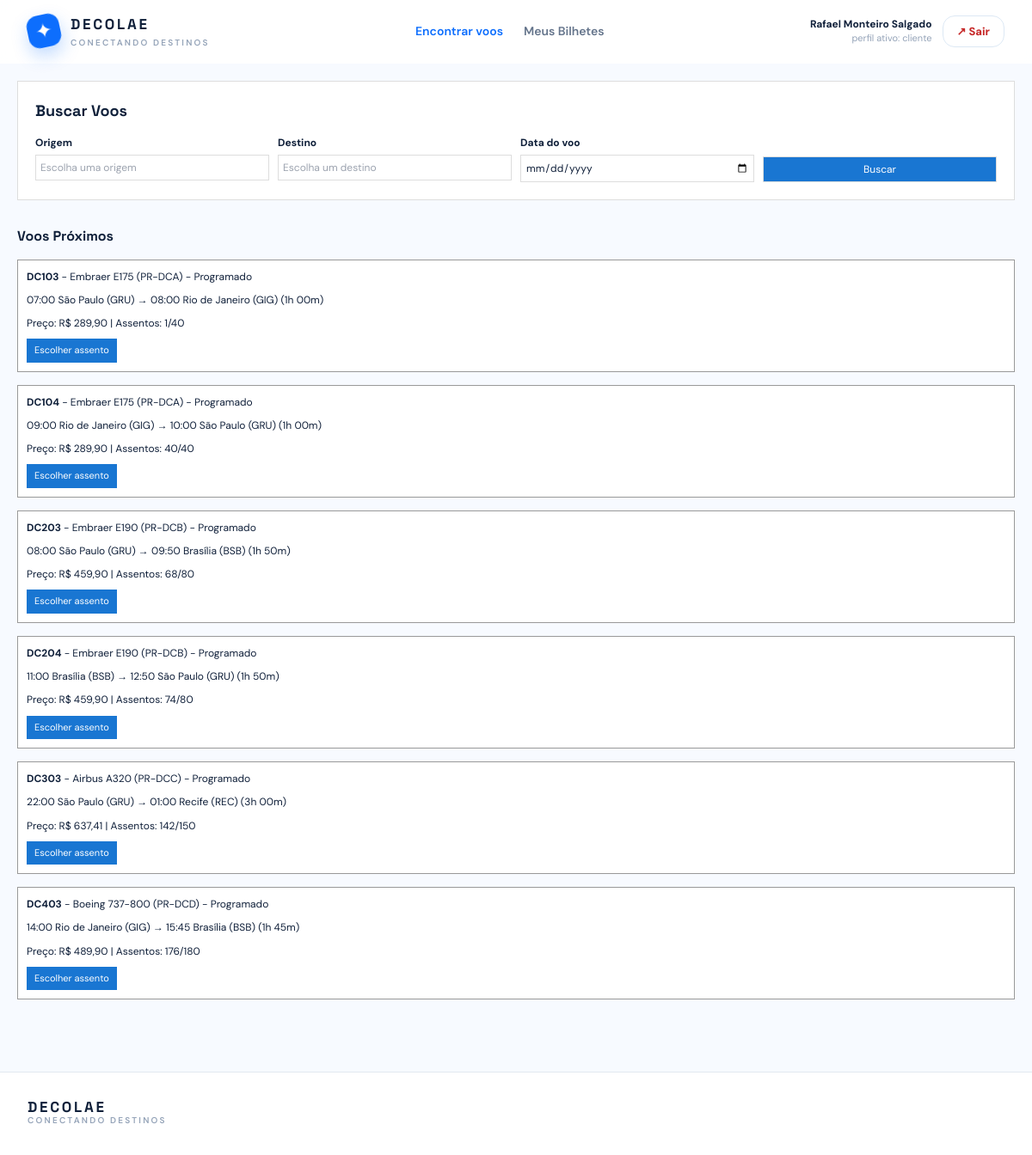
The app's page /index.php (signed in) with its own data.
### tables this page shows
CREATE TABLE `usuario` (
  `cpf` char(11) NOT NULL,
  `nome_completo` varchar(120) NOT NULL,
  `email` varchar(160) NOT NULL,
  `senha` varchar(255) NOT NULL,
  `endereco` varchar(255) NOT NULL,
  `telefone` varchar(15) DEFAULT NULL
);

CREATE TABLE `voo` (
  `id` int(10) UNSIGNED NOT NULL,
  `numero_voo` varchar(12) NOT NULL,
  `data_voo` date NOT NULL,
  `origem` varchar(60) NOT NULL,
  `destino` varchar(60) NOT NULL,
  `h_partida` time NOT NULL,
  `aeronave_id` int(10) UNSIGNED NOT NULL,
  `admin_cpf` char(11) NOT NULL,
  `valor_base` decimal(10,2) NOT NULL DEFAULT 649.90,
  `status` enum('programado','embarque','concluido','cancelado') NOT NULL DEFAULT 'programado',
  `data_atualizacao` timestamp NULL DEFAULT current_timestamp() ON UPDATE current_timestamp(),
  `versao` int(10) UNSIGNED DEFAULT 1
);

CREATE TABLE `aeronave` (
  `id` int(10) UNSIGNED NOT NULL,
  `identificacao` varchar(20) NOT NULL,
  `modelo` varchar(80) NOT NULL,
  `fileiras` smallint(5) UNSIGNED NOT NULL,
  `assentos_por_fileira` tinyint(3) UNSIGNED NOT NULL,
  `gerente_cpf` char(11) NOT NULL,
  `data_atualizacao` timestamp NULL DEFAULT current_timestamp() ON UPDATE current_timestamp(),
  `versao` int(10) UNSIGNED DEFAULT 1
);

CREATE TABLE `trajeto` (
  `origem` varchar(60) NOT NULL,
  `destino` varchar(60) NOT NULL,
  `h_partida` time NOT NULL,
  `h_chegada` time NOT NULL,
  `gerente_cpf` char(11) NOT NULL
);

### includes/functions.php (called while the page is built, shortened)
<?php
function esc(mixed $valor): string
{
    return htmlspecialchars((string) $valor, ENT_QUOTES, 'UTF-8');
}
function obter_usuario_atual(PDO $conexao): ?array
{
    $cpf = $_SESSION['cpf_usuario'] ?? null;
    $comando = $conexao->prepare(
        'SELECT cpf, nome_completo, email, endereco FROM usuario WHERE cpf = ?'
    );
    $comando->execute([$cpf]);
    $usuario = $comando->fetch();
    $consulta_papeis = "
        SELECT 'gerente' AS papel FROM gerente WHERE cpf = ?
        UNION ALL
        SELECT 'tripulante' FROM tripulante WHERE cpf = ?
        UNION ALL
        SELECT 'admin' FROM admin WHERE cpf = ?
        UNION ALL
        SELECT 'cliente' FROM cliente WHERE cpf = ?
        ORDER BY papel
    ";
    $comando_papeis = $conexao->prepare($consulta_papeis);
    $comando_papeis->execute([$cpf, $cpf, $cpf, $cpf]);
    $usuario['papeis'] = array_column($comando_papeis->fetchAll(), 'papel');
    $usuario['papel_atual'] = $_SESSION['papel_usuario'] ?? null;
    return $usuario;
}
function formatar_moeda_brl(float|int|string $valor): string
{
    return 'R$ ' . number_format((float) $valor, 2, ',', '.');
}

### index.php (the view, shortened to what this page needs)
<?php
require_once __DIR__ . '/includes/functions.php';
require_once __DIR__ . '/includes/layout.php';
$usuario = null;
$voos = [];
$erro_banco = null;
try {
    $conexao_pdo = db();
    $usuario = obter_usuario_atual($conexao_pdo);
    $comando = $conexao_pdo->query(
        "SELECT v.id, v.numero_voo, v.data_voo, v.status, v.valor_base, v.aeronave_id,
                t.origem, t.destino, t.h_partida, t.h_chegada,
                CONCAT(v.data_voo, ' ', t.h_partida) AS partida_em,
                TIMESTAMP(v.data_voo, t.h_chegada) + INTERVAL (t.h_chegada < t.h_partida) DAY AS chegada_em,
                a.modelo, a.identificacao,
                (a.fileiras * a.assentos_por_fileira) AS capacidade,
                COALESCE((a.fileiras * a.assentos_por_fileira) - (
                    SELECT COUNT(*) FROM passagem
                    WHERE voo_id = v.id AND status IN ('confirmada', 'checkin')
                ), a.fileiras * a.assentos_por_fileira) AS assentos_livres
         FROM voo v
         JOIN trajeto t ON t.origem = v.origem AND t.destino = v.destino AND t.h_partida = v.h_partida
         JOIN aeronave a ON a.id = v.aeronave_id
         WHERE v.status <> 'cancelado' AND v.data_voo >= CURDATE()
           AND v.id IN (
               SELECT voo_id FROM escala GROUP BY voo_id
               HAVING SUM(funcao_tripulante = 'piloto') >= 1
                  AND SUM(funcao_tripulante = 'copiloto') >= 1
                  AND SUM(funcao_tripulante = 'comissario') >= 2
           )
         ORDER BY partida_em LIMIT 12"
    );
    $voos = $comando->fetchAll();
} catch (Throwable $e) {
    $erro_banco = $e->getMessage();
}
renderizar_cabecalho('Encontre seu próximo destino', $usuario);
?>
<div id="voos" class="secao-voos">
  <div class="cartao-busca-voos">
    <h2 class="titulo-secao-busca">Buscar Voos</h2>
    <form id="search-form" class="formulario-busca-voos">
      <div>
        <label class="rotulo-busca-voos">Origem</label>
        <input class="entrada-busca-voos" name="origin" list="codigos-aeroportos" placeholder="Escolha uma origem" maxlength="60" autocomplete="off">
      </div>
      <div>
        <label class="rotulo-busca-voos">Destino</label>
        <input class="entrada-busca-voos" name="destination" list="codigos-aeroportos" placeholder="Escolha um destino" maxlength="60" autocomplete="off">
      </div>
      <div>
        <label class="rotulo-busca-voos">Data do voo</label>
        <input class="entrada-busca-voos" type="date" name="date">
      </div>
      <div class="container-botao-busca">
        <button class="botao-busca-voos" type="submit">Buscar</button>
      </div>
    </form>
  </div>
  <?php if ($erro_banco): ?>
    <div class="aviso aviso-banco">
      <strong>Aviso:</strong> Banco de dados não configurado.
    </div>
  <?php else: ?>
    <h2 class="titulo-lista-voos">Voos Próximos</h2>
    <div id="flight-list" class="lista-voos">
      <?php foreach ($voos as $voo): ?>
        <?= card_voo_html($voo) ?>
      <?php endforeach; ?>
    </div>
  <?php endif; ?>
</div>
<?php
function card_voo_html(array $voo): string
{
    $data_partida = new DateTime($voo['partida_em']);
    $data_chegada = new DateTime($voo['chegada_em']);
    $diferenca_tempo = $data_partida->diff($data_chegada);
    $duracao_formatada = $diferenca_tempo->h . 'h ' . str_pad((string) $diferenca_tempo->i, 2, '0', STR_PAD_LEFT) . 'm';
    $assentos_livres = (int) $voo['assentos_livres'];
    $capacidade_total = (int) $voo['capacidade'];
    ?>
    <div class="flight-card-simples cartao-voo-simples"
         data-flight-card
         data-flight-id="<?= (int) $voo['id'] ?>"
         data-origin="<?= esc($voo['origem']) ?>"
         data-destination="<?= esc($voo['destino']) ?>"
         data-date="<?= esc($voo['data_voo']) ?>">
      <div class="conteudo-voo-simples">
        <div class="linha-voo-simples">
          <strong><?= esc($voo['numero_voo']) ?></strong> - <?= esc($voo['modelo']) ?> (<?= esc($voo['identificacao']) ?>) - <?= $voo['status'] === 'embarque' ? 'Embarque' : 'Programado' ?>
        </div>
        <div class="linha-voo-simples">
          <?= $data_partida->format('H:i') ?> <?= esc($voo['origem']) ?> → <?= $data_chegada->format('H:i') ?> <?= esc($voo['destino']) ?> (<?= $duracao_formatada ?>)
        </div>
        <div class="linha-voo-simples">
          Preço: <?= formatar_moeda_brl($voo['valor_base']) ?> | Assentos: <?= $assentos_livres ?>/<?= $capacidade_total ?>
        </div>
        <div>
          <button class="select-flight-btn botao-escolher-assento" data-flight-id="<?= (int) $voo['id'] ?>">
            Escolher assento
          </button>
        </div>
      </div>
    </div>
    <?php
    return (string) ob_get_clean();
}
?>
<?php
renderizar_rodape();

### includes/layout.php (shortened to what this page needs)
<?php
function renderizar_cabecalho(string $titulo, ?array $usuario = null): void
{
    $papel_ativo = $usuario['papel_atual'] ?? null;
    ?>
<!doctype html>
<html lang="pt-BR">
<head>
    <script src="https://cdn.tailwindcss.com"></script>
    <link rel="stylesheet" href="assets/css/app.css?v=<?= filemtime(__DIR__ . '/../assets/css/app.css') ?>">
</head>
<body class="bg-[#f7faff] text-ink antialiased">
<header class="sticky top-0 z-30 border-b border-white/60 bg-white/90 backdrop-blur">
    <div class="mx-auto flex max-w-7xl items-center justify-between px-5 py-4 lg:px-8">
        <a href="index.php" class="flex items-center gap-3" aria-label="Página inicial">
            <span class="brand-mark">✦</span>
            <span>
                <span class="brand-name">DECOLAE</span>
                <span class="hidden text-[10px] font-semibold uppercase tracking-[.22em] text-slate-400 sm:block">
                    conectando destinos
                </span>
            </span>
        </a>
        <nav class="hidden items-center gap-6 text-sm font-semibold text-slate-500 md:flex">
            <?php if (!$usuario || $papel_ativo === 'cliente'): ?>
                <?php $pagina_atual = basename($_SERVER['SCRIPT_NAME']); ?>
                <a class="nav-link <?= $pagina_atual !== 'meus-bilhetes.php' ? 'active' : '' ?>" href="index.php#voos">Encontrar voos</a>
                <a class="nav-link <?= $pagina_atual === 'meus-bilhetes.php' ? 'active' : '' ?>" href="meus-bilhetes.php">Meus Bilhetes</a>
            <?php endif; ?>
        </nav>
        <div class="flex items-center gap-3">
            <?php if ($usuario): ?>
                <div class="hidden text-right sm:block">
                    <p class="text-xs font-bold text-ink">
                        <?= esc($usuario['nome_completo']) ?>
                    </p>
                    <p class="text-[11px] text-slate-400">
                        perfil ativo: <?= esc($papel_ativo ?? '—') ?>
                    </p>
                </div>
                <a class="secondary-btn botao-perigo px-4 py-2" href="logout.php">↗ Sair</a>
            <?php endif; ?>
        </div>
    </div>
</header>
<main>
<?php
}
function renderizar_rodape(): void
{
    ?>
</main>
<footer class="mt-16 border-t border-slate-200 bg-white">
    <div class="mx-auto flex max-w-7xl flex-col gap-3 px-5 py-8 text-xs text-slate-500 sm:flex-row sm:items-center sm:justify-between lg:px-8">
        <p>
            <span class="brand-name">DECOLAE</span>
            <span class="block text-[10px] font-semibold uppercase tracking-[.22em] text-slate-400">
                conectando destinos
            </span>
        </p>
    </div>
</footer>
</body>
</html>
<?php
}

### assets/css/app.css (style rules this page uses)
:root { --ink: #10203a; --navy: #102d52; --ocean: #0d6efd; --sky: #eaf5ff; --coral: #ff6b4a; }
* { box-sizing: border-box; }
body { font-family: 'DM Sans', sans-serif; }
.font-display, h1, h2, h3, .brand-name { font-family: 'Space Grotesk', sans-serif; }
.brand-mark { display: grid; width: 38px; height: 38px; place-items: center; border-radius: 13px; background: var(--ocean); color: #fff; font-size: 24px; transform: rotate(-12deg); box-shadow: 0 9px 20px rgba(13, 110, 253, .25); }
.brand-name { display: block; color: var(--ink); font-size: 17px; font-weight: 700; letter-spacing: .16em; }
.nav-link { transition: color .2s ease; }
.nav-link:hover, .nav-link.active { color: var(--ocean); }
.primary-btn, .secondary-btn { display: inline-flex; align-items: center; justify-content: center; gap: 12px; border-radius: 14px; padding: 0 21px; font-size: 13px; font-weight: 800; transition: transform .2s, box-shadow .2s, background .2s; }
.secondary-btn { border: 1px solid #dce8f4; background: #fff; padding-top: 12px; padding-bottom: 12px; color: var(--ocean); }
.secao-voos, .secao-bilhetes { max-width: 1200px; margin: 0 auto; padding: 20px; }
.secao-voos { scroll-margin-top: 90px; }
.cartao-busca-voos { margin-bottom: 30px; border: 1px solid #ddd; background: #fff; padding: 20px; }
.titulo-secao-busca, .titulo-secao-bilhetes { margin: 0 0 15px; font-size: 18px; font-weight: bold; }
.formulario-busca-voos { display: grid; grid-template-columns: repeat(4, minmax(0, 1fr)); gap: 10px; }
.rotulo-busca-voos { display: block; margin-bottom: 5px; font-size: 12px; font-weight: bold; }
.entrada-busca-voos { width: 100%; box-sizing: border-box; border: 1px solid #ddd; padding: 5px; font-size: 12px; }
.container-botao-busca { display: flex; align-items: flex-end; }
.botao-busca-voos { width: 100%; border: 1px solid #ddd; background: #1976d2; padding: 5px 10px; color: #fff; cursor: pointer; font-size: 12px; }
.titulo-lista-voos { margin: 0 0 15px; font-size: 16px; font-weight: bold; }
.lista-voos, .lista-bilhetes { display: grid; grid-template-columns: 1fr; gap: 15px; }
.cartao-voo-simples { border: 1px solid #999; background: #fff; padding: 10px; }
.conteudo-voo-simples { font-size: 12px; line-height: 1.6; }
.linha-voo-simples { margin-bottom: 8px; }
.botao-escolher-assento { border: 1px solid #1976d2; background: #1976d2; padding: 4px 8px; color: #fff; cursor: pointer; font-size: 11px; }
.botao-perigo { color: #c62828; cursor: pointer; }

### records on screen
usuario: nome_completo "Rafael Monteiro Salgado"
voo: numero_voo "DC103", aeronave.modelo "Embraer E175", aeronave.identificacao "PR-DCA", status "Programado", format "07:00", trajeto.origem "São Paulo (GRU)", format "08:00", trajeto.destino "Rio de Janeiro (GIG)", duracao_formatada "1h 00m", valor_base "R$ 289,90", assentos_livres "1", capacidade_total "40"
voo: numero_voo "DC104", aeronave.modelo "Embraer E175", aeronave.identificacao "PR-DCA", status "Programado", format "09:00", trajeto.origem "Rio de Janeiro (GIG)", format "10:00", trajeto.destino "São Paulo (GRU)", duracao_formatada "1h 00m", valor_base "R$ 289,90", assentos_livres "40", capacidade_total "40"
voo: numero_voo "DC203", aeronave.modelo "Embraer E190", aeronave.identificacao "PR-DCB", status "Programado", format "08:00", trajeto.origem "São Paulo (GRU)", format "09:50", trajeto.destino "Brasília (BSB)", duracao_formatada "1h 50m", valor_base "R$ 459,90", assentos_livres "68", capacidade_total "80"
voo: numero_voo "DC204", aeronave.modelo "Embraer E190", aeronave.identificacao "PR-DCB", status "Programado", format "11:00", trajeto.origem "Brasília (BSB)", format "12:50", trajeto.destino "São Paulo (GRU)", duracao_formatada "1h 50m", valor_base "R$ 459,90", assentos_livres "74", capacidade_total "80"
voo: numero_voo "DC303", aeronave.modelo "Airbus A320", aeronave.identificacao "PR-DCC", status "Programado", format "22:00", trajeto.origem "São Paulo (GRU)", format "01:00", trajeto.destino "Recife (REC)", duracao_formatada "3h 00m", valor_base "R$ 637,41", assentos_livres "142", capacidade_total "150"
voo: numero_voo "DC403", aeronave.modelo "Boeing 737-800", aeronave.identificacao "PR-DCD", status "Programado", format "14:00", trajeto.origem "Rio de Janeiro (GIG)", format "15:45", trajeto.destino "Brasília (BSB)", duracao_formatada "1h 45m", valor_base "R$ 489,90", assentos_livres "176", capacidade_total "180"

### other values on screen
$papel_ativo "cliente"
